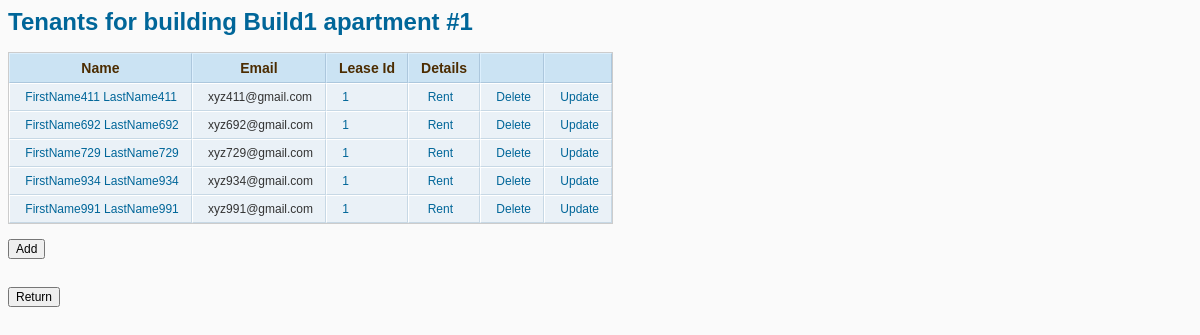
The page /tenants.php?aptNum=1&buildingName=Build1 on the database its author committed.
### tables this page shows
CREATE TABLE IF NOT EXISTS `lease_tenant` (
  `LEASE_ID` int(11) NOT NULL,
  `TENANT_ID` int(11) NOT NULL,
  KEY `LEASE_ID` (`LEASE_ID`),
  KEY `TENANT_ID` (`TENANT_ID`)
);

CREATE TABLE IF NOT EXISTS `tenant` (
  `TENANT_ID` int(11) NOT NULL AUTO_INCREMENT,
  `FIRST_NAME` varchar(100) NOT NULL,
  `LAST_NAME` varchar(100) NOT NULL,
  `SSN` int(11) NOT NULL,
  `CURRENT_ADDRESS` varchar(200) NOT NULL,
  `EMAIL` varchar(100) NOT NULL,
  `PHONE` varchar(50) NOT NULL,
  PRIMARY KEY (`TENANT_ID`)
);

### Includes/db.php (called while the page is built, shortened)
<?php
class TenantDB extends mysqli {
    private static $instance = null;
    public static function getInstance() {
        if (!self::$instance instanceof self) {
            self::$instance = new self;
        }
        return self::$instance;
    }
    public function get_tenants_by_apartment($buildingName, $aptNum) {
        return $this->query("SELECT tenant.first_name, tenant.last_name, tenant.email, tenant.TENANT_ID, lease_tenant.LEASE_ID
                             FROM apartment_lease, lease_tenant, tenant
                             WHERE apartment_lease.BUILDING_NAME =" . $buildingName . "and
                                   apartment_lease.APARTMENT_NUMBER =" . $aptNum . "and
                                   apartment_lease.LEASE_ID = lease_tenant.LEASE_ID and
                                   tenant.TENANT_ID = lease_tenant.TENANT_ID");
    }
}
?>

### tenants.php (the view, shortened to what this page needs)
<html>
    <head>
        <link href="tma.css" type="text/css" rel="stylesheet" media="all" />
    </head>
    <body>
        <h1>
            Tenants for building <?php echo $_GET['buildingName']; ?> apartment #<?php echo $_GET['aptNum']; ?>
        </h1>
        <table class="std">
            <tr>
                <th>Name</th>
                <th>Email</th>
                <th>Lease Id</th>
                <th>Details</th>
                <th></th>
                <th></th>
            </tr>
            <?php
            require_once("Includes/db.php");
            $result = TenantDB::getInstance()->get_tenants_by_apartment("'" . $_GET['buildingName'] . "'", "'" . $_GET['aptNum'] . "'");
            while ($row = mysqli_fetch_array($result)) {
                echo "<tr><td
                     style=\"cursor:pointer;color:#069\" onclick=\"location.href='tenant-details.php?tenantId="
                     . htmlentities($row['TENANT_ID']) .
                     "'\">&nbsp;" . htmlentities($row['first_name']) . " " . htmlentities($row['last_name']) . "</td>";
                echo "<td>&nbsp;" . htmlentities($row['email']) . "</td>";
                echo "<td
                     style=\"cursor:pointer;color:#069\" onclick=\"location.href='lease-details.php?aptNum="
                     . $_GET['aptNum'] . "&buildingName=" . $_GET['buildingName']. "&fname="
                     . htmlentities($row['first_name']) . "&lname=" . htmlentities($row['last_name']) . "&leaseId="
                     . htmlentities($row['LEASE_ID']) .
                     "'\">&nbsp;" . htmlentities($row['LEASE_ID']) . "</td>";
                echo "<td
                     style=\"cursor:pointer;color:#069\" onclick=\"location.href='rent-payment.php?leaseId="
                     . htmlentities($row['LEASE_ID']) . "&aptNum=" . $_GET['aptNum'] .  "&buildingName=" . $_GET['buildingName'] .
                     "'\">&nbsp; Rent </td>";
                echo "<td>&nbsp;<a style=\"cursor:pointer;color:#069\" onclick=\"location.href='delete-tenant.php?buildingName="
                     . $_GET['buildingName'] . "&aptNum=" . $_GET['aptNum'] . "&tenantId="
                     . htmlentities($row['TENANT_ID']) . "'\">Delete</a></td>";
                echo "<td>&nbsp;<a style=\"cursor:pointer;color:#069\" onclick=\"location.href='update-tenant.php?buildingName="
                     . $_GET['buildingName'] . "&aptNum=" . $_GET['aptNum'] . "&tenantId="
                     . htmlentities($row['TENANT_ID']) . "'\">Update</a></td></tr>\n";
            }
            ?>
        </table>
        <form name="AddTenant" action="add-tenant.php">
            <input type="submit" style="cursor:pointer" value="Add" />
        </form>
        <br/><br/>
        <form name="goBack" action="apartments.php">
            <input type="submit" style="cursor:pointer" value="Return" />
        </form>
    </body>
</html>

### tma.css (style rules this page uses)
body { font-family: arial, helvetica; font-size: 12px; background-color: #fafafa; }
input { font-family: arial, helvetica; font-size: 12px; }
td { font-family: arial, helvetica; font-size: 12px; }
th { font-family: arial, helvetica; font-size: 14px; }
h1 { font-family: arial, helvetica; font-size: 24px; color: #069; }
form { margin: 0; padding: 0; }
a { color: #069; }
table.std { margin-bottom: 15px; border-collapse: separate; border-spacing: 0px; border: 1px solid #ccc; *border-collapse: expression('separate', cellSpacing = '0px'); }
table.std th { background-color: #cbe3f3; padding: 6px 12px; color: #4c2c00; font-weight: bold; border-bottom: 1px solid #acc7dd; border-right: 1px solid #acc7dd; border-top: 1px solid #dceffd; border-left: 1px solid #dceffd; }
table.std td { padding: 6px 12px; border-bottom: 1px solid #c7d8e5; border-right: 1px solid #c7d8e5; border-top: 1px solid #fff; border-left: 1px solid #fff; color:#333; background-color: #eaf1f7; }

### rows shown on the page
lease_tenant: TENANT_ID.FIRST_NAME "FirstName411", TENANT_ID.LAST_NAME "LastName411", TENANT_ID.EMAIL "xyz411@gmail.com", LEASE_ID "1"
lease_tenant: TENANT_ID.FIRST_NAME "FirstName692", TENANT_ID.LAST_NAME "LastName692", TENANT_ID.EMAIL "xyz692@gmail.com", LEASE_ID "1"
lease_tenant: TENANT_ID.FIRST_NAME "FirstName729", TENANT_ID.LAST_NAME "LastName729", TENANT_ID.EMAIL "xyz729@gmail.com", LEASE_ID "1"
lease_tenant: TENANT_ID.FIRST_NAME "FirstName934", TENANT_ID.LAST_NAME "LastName934", TENANT_ID.EMAIL "xyz934@gmail.com", LEASE_ID "1"
lease_tenant: TENANT_ID.FIRST_NAME "FirstName991", TENANT_ID.LAST_NAME "LastName991", TENANT_ID.EMAIL "xyz991@gmail.com", LEASE_ID "1"

### other values the page prints
$_GET['buildingName'] "Build1"
$_GET['aptNum'] "1"
